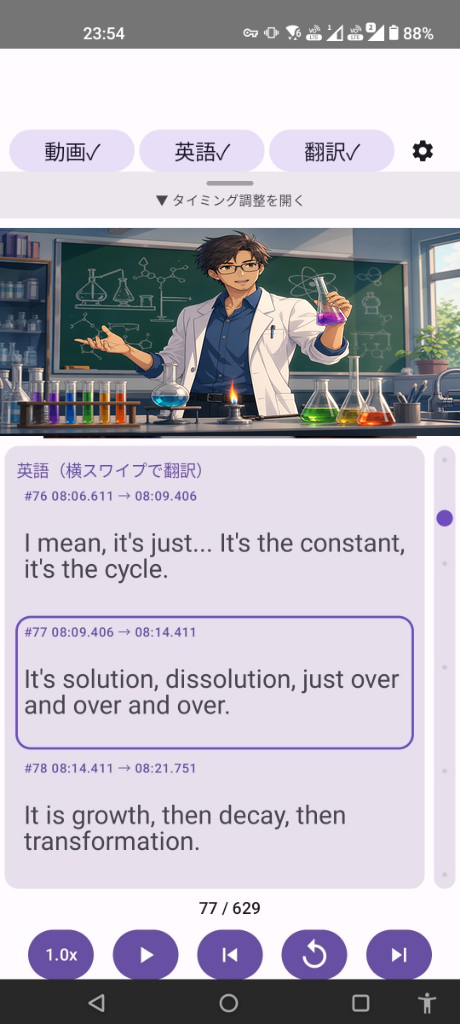
#> input picture docs/play-store/screenshots/phone-01-english.png, 460 x 1024 px
$ python prepare_promo_screenshots.py
#> lines starting #> are read from the running program, lines starting #| are printed output that depends on the picture
#> pass 2 of the loop in list_sources, `for p in sorted(IN_DIR.glob("phone-*.png")):`:
#> pass 3 of the loop in list_sources, `for p in sorted(IN_DIR.glob("phone-*.png")):`:
### debug/prepare_play_screenshots.py
# -*- coding: utf-8 -*-
"""
Play Console 用スクリーンショットの検証・リサイズ。

使い方:
  python prepare_play_screenshots.py check  *.png
  python prepare_play_screenshots.py fix    input.png output.png
  python prepare_play_screenshots.py normalize input.png output.png
"""
from __future__ import annotations

import sys
from pathlib import Path

try:
    from PIL import Image
except ImportError:
    raise SystemExit("Pillow が必要です: pip install pillow")

MIN_SIDE = 320
MAX_SIDE = 3840
MAX_BYTES = 8 * 1024 * 1024
RATIOS = (16 / 9, 9 / 16)
RATIO_TOL = 0.02


def aspect_ok(w: int, h: int) -> bool:
    """16:9 または 9:16 か判定する。"""
    if h == 0:
        return False
    r = w / h
    return any(abs(r - target) <= RATIO_TOL for target in RATIOS)


def validate(path: Path) -> list[str]:
    """1枚の画像を Play 要件で検証し、問題リストを返す。"""
    issues: list[str] = []
    if path.stat().st_size > MAX_BYTES:
        issues.append(f"8 MB 超過 ({path.stat().st_size} bytes)")
    with Image.open(path) as img:
        w, h = img.size
        if w < MIN_SIDE or h < MIN_SIDE:
            issues.append(f"短辺が {MIN_SIDE}px 未満 ({w}x{h})")
        if w > MAX_SIDE or h > MAX_SIDE:
            issues.append(f"長辺が {MAX_SIDE}px 超過 ({w}x{h})")
        if not aspect_ok(w, h):
            issues.append(f"アスペクト比が 16:9 / 9:16 でない ({w}x{h})")
        if img.format not in ("PNG", "JPEG", None):
            issues.append(f"形式: {img.format}")
        expected_format = {
            ".png": "PNG",
            ".jpg": "JPEG",
            ".jpeg": "JPEG",
        }.get(path.suffix.lower())
        if expected_format and img.format != expected_format:
            issues.append(
                f"拡張子 {path.suffix.lower()} と実形式 {img.format} が不一致"
            )
    return issues


# [60 lines left out: functions normalize_format, fix_to_9_16, not called in this run]


def pad_to_9_16(src: Path, dst: Path, long_side: int = 1920) -> None:
    """画像を縮小せず、9:16 キャンバス中央に配置する（UI を切らない）。"""
#> called with long_side = 1920
    out_w, out_h = 1080, 1920
    if long_side != 1920:
        out_h = long_side
        out_w = int(out_h * 9 / 16)

    with Image.open(src) as img:
#> img is the input picture: PIL image 460x1024 RGB; mean R, G, B 186.9, 182.8, 193.1
        img = img.convert("RGB")
        scale = min(out_w / img.width, out_h / img.height)
#> scale = 1.88
        nw = int(img.width * scale)
#> nw = 862
        nh = int(img.height * scale)
#> nh = 1920
        resized = img.resize((nw, nh), Image.Resampling.LANCZOS)
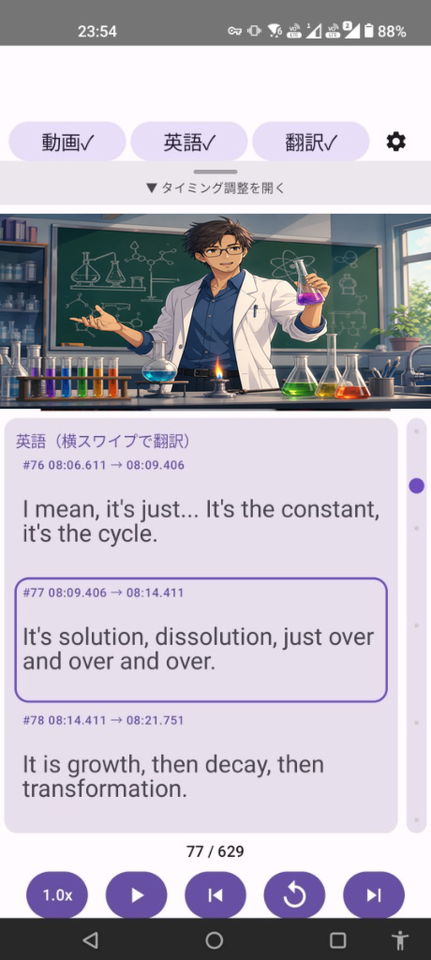
#> resized: PIL image 862x1920 RGB (shown at 1/2 size); mean R, G, B 186.9, 182.8, 193.1
        canvas = Image.new("RGB", (out_w, out_h), (245, 243, 255))
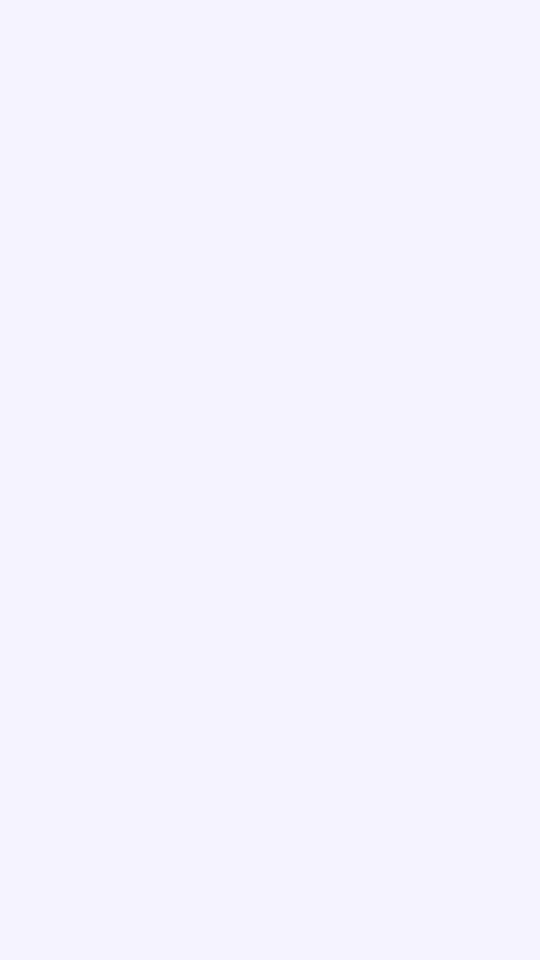
#> canvas: PIL image 1080x1920 RGB (shown at 1/2 size); mean R, G, B 245, 243, 255
        x = (out_w - nw) // 2
#> x = 109
        y = (out_h - nh) // 2
#> y = 0
        canvas.paste(resized, (x, y))
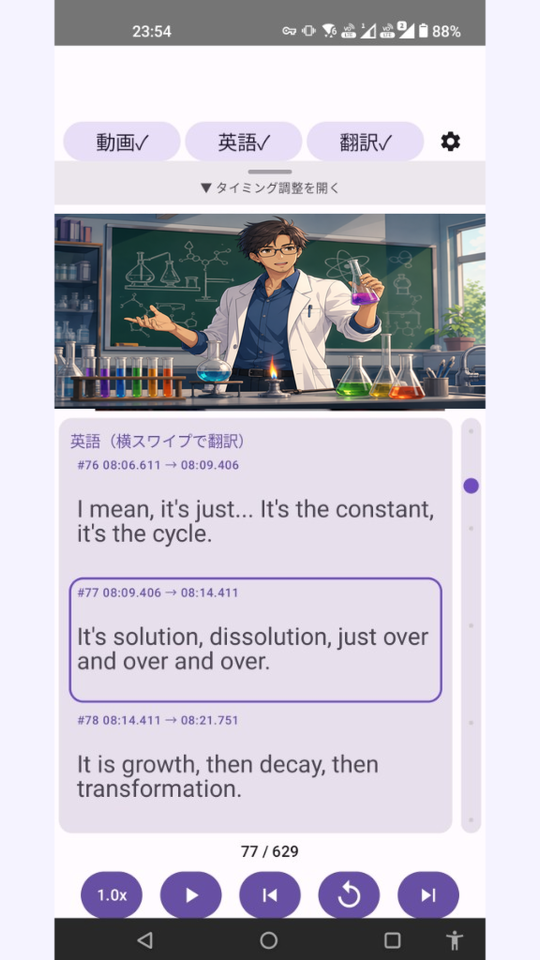
#> canvas: PIL image 1080x1920 RGB (shown at 1/2 size); mean R, G, B 198.6, 195, 205.6
        dst.parent.mkdir(parents=True, exist_ok=True)
        canvas.save(dst, "PNG", optimize=True)


# [50 lines left out: function main, not called in this run]


# [2 lines that do not run on import are left out]

### debug/prepare_promo_screenshots.py
# -*- coding: utf-8 -*-
"""
プロモーション用スクショを 1080x1920 に揃え、要件を検証する。

入力: docs/play-store/screenshots/phone-*.png（-play / promo 除く）
出力: docs/play-store/screenshots/promo/promo-01.png ...
"""
from __future__ import annotations

import sys
from pathlib import Path

from PIL import Image

from prepare_play_screenshots import pad_to_9_16, validate

ROOT = Path(__file__).resolve().parent.parent
IN_DIR = ROOT / "docs" / "play-store" / "screenshots"
OUT_DIR = IN_DIR / "promo"
PROMO_MIN_SIDE = 1080
PROMO_MIN_COUNT = 4


def validate_promo(path: Path) -> list[str]:
    """プロモ用: 各辺 1080 以上 + 通常 Play 検証。"""
    issues = validate(path)
    with Image.open(path) as img:
        w, h = img.size
#> w = 1080; h = 1920
        if w < PROMO_MIN_SIDE:
            issues.append(f"幅が {PROMO_MIN_SIDE}px 未満 ({w})")
        if h < PROMO_MIN_SIDE:
            issues.append(f"高さが {PROMO_MIN_SIDE}px 未満 ({h})")
    return issues


def list_sources() -> list[Path]:
    """加工済み phone-*.png を名前順で列挙する。"""
    skip = ("-play", "promo", "raw")
    files = []
    for p in sorted(IN_DIR.glob("phone-*.png")):
        if any(s in p.stem for s in skip):
            continue
        files.append(p)
    return files


def main() -> None:
    """phone-*.png を promo/*.png に変換し、結果を表示する。"""
    sources = list_sources()
    if not sources:
        print(f"入力がありません: {IN_DIR}/phone-*.png")
        sys.exit(1)

    OUT_DIR.mkdir(parents=True, exist_ok=True)
    ok = 0
    for i, src in enumerate(sources, start=1):
        dst = OUT_DIR / f"promo-{i:02d}.png"
        pad_to_9_16(src, dst, long_side=1920)
        issues = validate_promo(dst)
        if issues:
            print(f"[NG] {dst.name}: {issues}")
        else:
            print(f"[OK] {dst.name}  1080x1920  ← {src.name}")
            ok += 1
#> pass 2 of the loop in main, `for i, src in enumerate(sources, start=1):`:
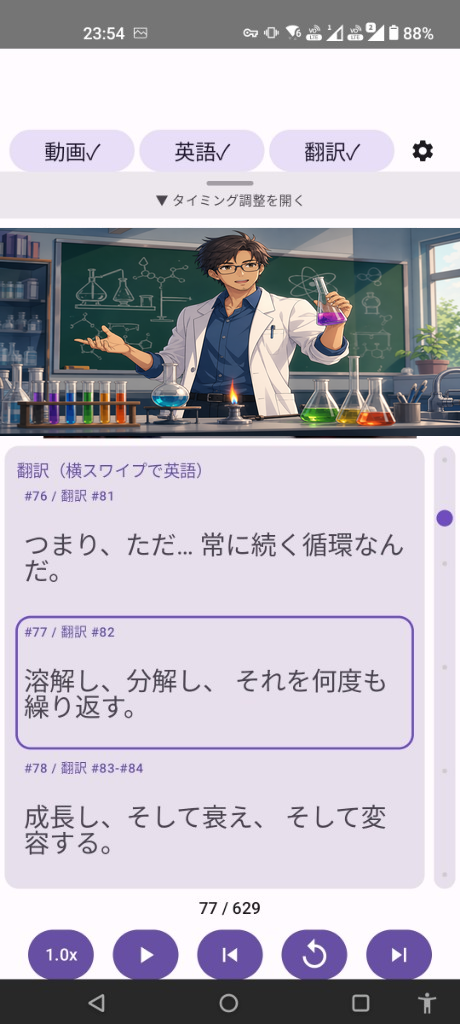
#> input picture docs/play-store/screenshots/phone-02-translation.png, 460 x 1024 px
#> in pad_to_9_16, img is the input picture: PIL image 460x1024 RGB; mean R, G, B 187.5, 183.4, 193.6
#> in pad_to_9_16 (call 2), `canvas.paste(resized, (x, y))`:
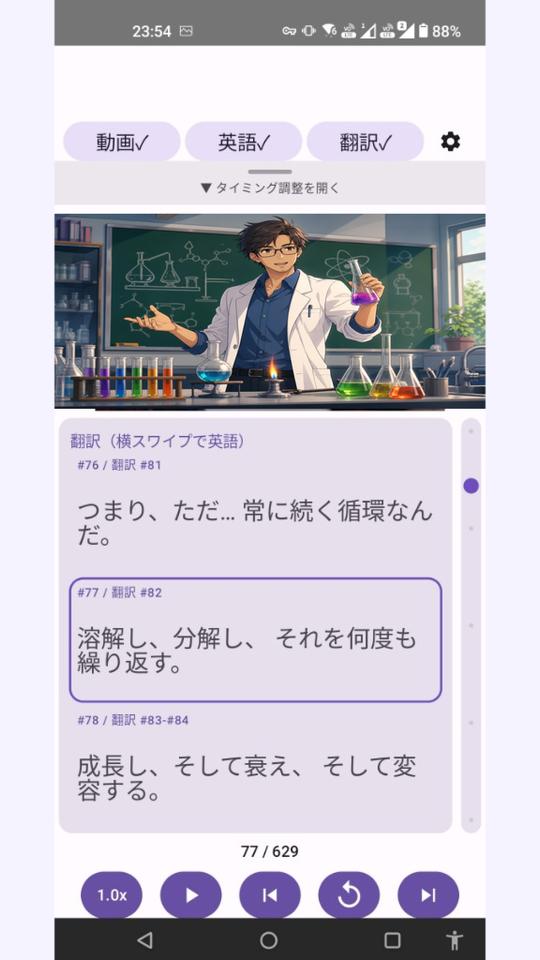
#> canvas: PIL image 1080x1920 RGB (shown at 1/2 size); mean R, G, B 199, 195.4, 206
#> pass 3 of the loop in main, `for i, src in enumerate(sources, start=1):`:
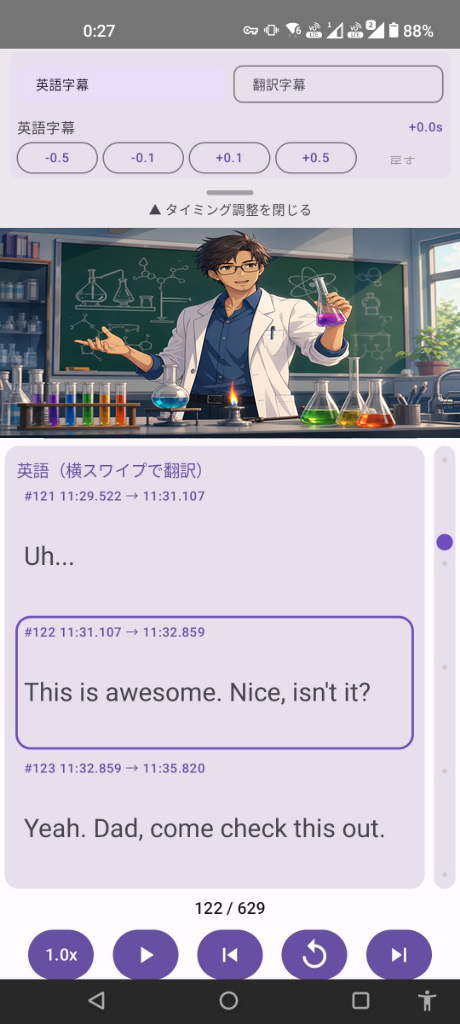
#> input picture docs/play-store/screenshots/phone-03-timing.png, 460 x 1024 px
#> in pad_to_9_16, img is the input picture: PIL image 460x1024 RGB; mean R, G, B 185.8, 181.4, 192.4
#> in pad_to_9_16 (call 3), `canvas.paste(resized, (x, y))`:
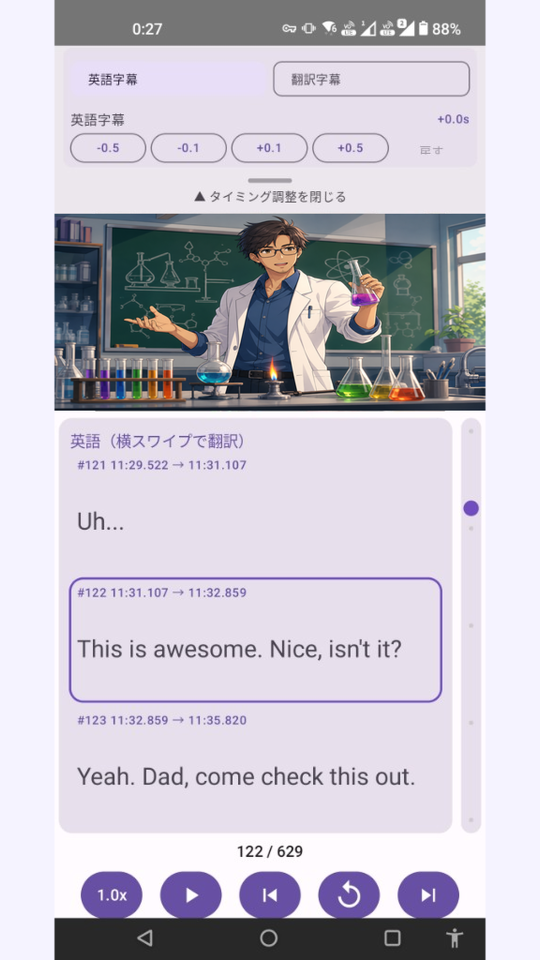
#> canvas: PIL image 1080x1920 RGB (shown at 1/2 size); mean R, G, B 197.7, 193.8, 205

    print()
    print(f"プロモ用に準備できた枚数: {ok} / {PROMO_MIN_COUNT} 枚以上必要")
    if ok < PROMO_MIN_COUNT:
        need = PROMO_MIN_COUNT - ok
        print(f"あと {need} 枚: phone-03-*.png, phone-04-*.png を追加して再実行")
        print("推奨画面: タイミング調整パネル / 設定画面")
#> (the run stopped early here; a loop or call above may not have finished)
